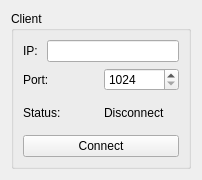
<?xml version="1.0" encoding="UTF-8"?>
<ui version="4.0">
 <class>ConnectPanel</class>
 <widget class="QWidget" name="ConnectPanel">
  <property name="geometry">
   <rect>
    <x>0</x>
    <y>0</y>
    <width>202</width>
    <height>180</height>
   </rect>
  </property>
  <property name="windowTitle">
   <string>Form</string>
  </property>
  <layout class="QHBoxLayout" name="horizontalLayout_4">
   <item>
    <widget class="QGroupBox" name="gbClient">
     <property name="title">
      <string>Client </string>
     </property>
     <layout class="QGridLayout" name="gridLayout">
      <item row="0" column="0">
       <layout class="QVBoxLayout" name="verticalLayout">
        <item>
         <layout class="QHBoxLayout" name="horizontalLayout">
          <item>
           <widget class="QLabel" name="lbIp">
            <property name="text">
             <string>IP: </string>
            </property>
           </widget>
          </item>
          <item>
           <widget class="QLineEdit" name="leIp"/>
          </item>
         </layout>
        </item>
        <item>
         <layout class="QHBoxLayout" name="horizontalLayout_2">
          <item>
           <widget class="QLabel" name="lbPort">
            <property name="text">
             <string>Port: </string>
            </property>
           </widget>
          </item>
          <item>
           <widget class="QSpinBox" name="sbPort">
            <property name="minimum">
             <number>1024</number>
            </property>
            <property name="maximum">
             <number>65535</number>
            </property>
           </widget>
          </item>
         </layout>
        </item>
        <item>
         <layout class="QHBoxLayout" name="horizontalLayout_3">
          <item>
           <widget class="QLabel" name="lbStatus">
            <property name="text">
             <string>Status: </string>
            </property>
           </widget>
          </item>
          <item>
           <widget class="QLabel" name="lbShowStatus">
            <property name="text">
             <string>Disconnect</string>
            </property>
           </widget>
          </item>
         </layout>
        </item>
        <item>
         <widget class="QPushButton" name="pbConnect">
          <property name="text">
           <string>Connect</string>
          </property>
         </widget>
        </item>
       </layout>
      </item>
     </layout>
    </widget>
   </item>
  </layout>
 </widget>
 <resources/>
 <connections/>
</ui>
